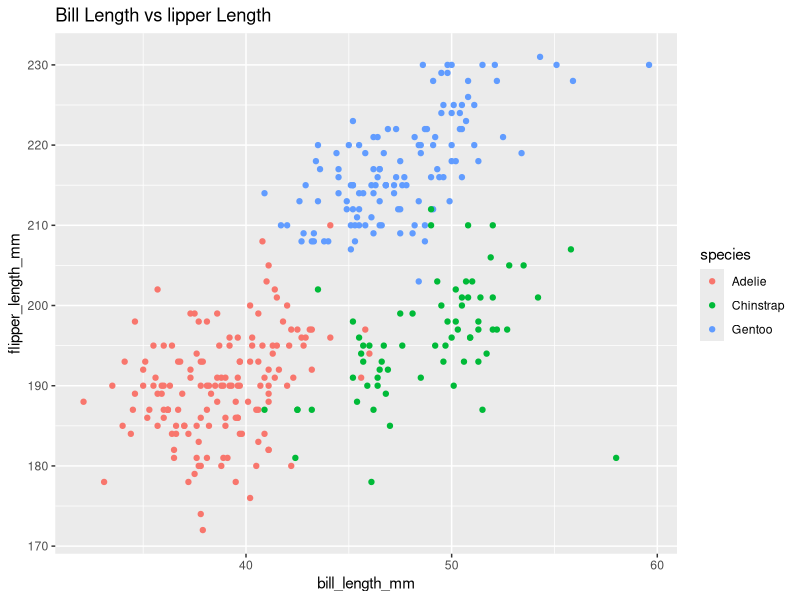
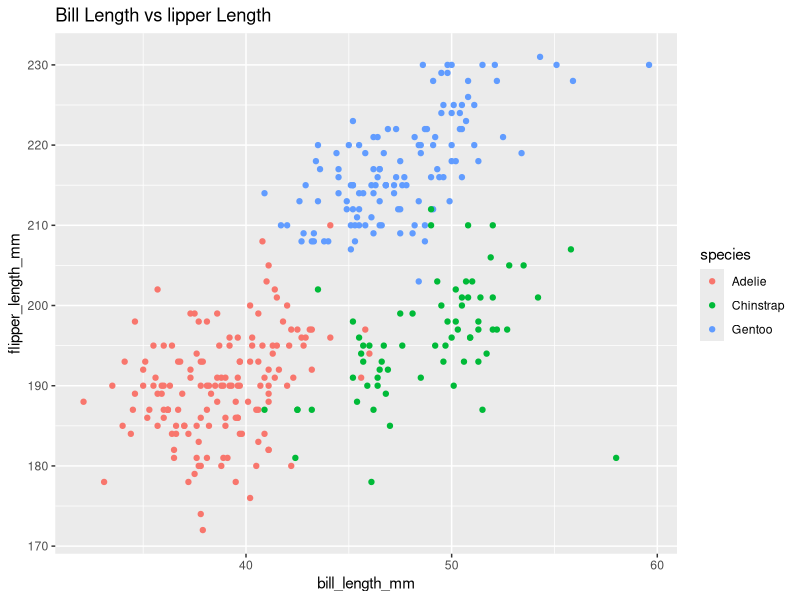

These figures' R source, in order:
## ---- chunk 1
library(tidyverse)
## ---- chunk 2
set.seed(1)
data_frame = tibble(
  sample = rnorm(10),
  vec_logical = sample > 0,
  vec_char = c("a", "b", "c", "d", "e", "f", "g", "h", "i", "j"),
  vec_factor = c("A", "B", "C", "A", "B", "C", "A", "B", "C", "A")
)

#check the data frame
data_frame

#Try to take the mean of each variable in your dataframe. What works and what doesn’t?

mean(pull(data_frame, sample))
#it works
mean(pull(data_frame, vec_logical))
#it works
mean(pull(data_frame, vec_char))
#it doesn't work
mean(pull(data_frame, vec_factor))
#it doesn't work
#this is because `mean()` function doesn't support these two types of variable.
## ---- chunk 3
as.numeric(pull(data_frame, vec_logical))
as.numeric(pull(data_frame, vec_char))
as.numeric(pull(data_frame, vec_factor))
#only vec_logical works, and other two were told "NAs introduced by coercion" since they are not numeric.

#try to convert character variable to factor to numeric.
as.numeric(as.factor(pull(data_frame , vec_char)))

#try to convert factor variable to numeric.
as.numeric(as.factor(pull(data_frame , vec_factor)))

#if we convert character variable to factor to numeric, it will work for the mean since they are numeric.
## ---- chunk 4
data("penguins", package = "palmerpenguins")
## ---- chunk 5
str(penguins)
## ---- chunk 6
size = nrow(penguins) * ncol(penguins)
size
## ---- chunk 7
mean(pull(penguins,flipper_length_mm))
## ---- chunk 8
ggplot(penguins, aes(x=bill_length_mm, y=flipper_length_mm)) +
    geom_point(aes(color = species)) +
    ggtitle("Bill Length vs lipper Length ")

ggsave("scatter_plot.pdf")
